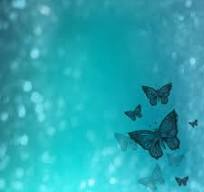
#> input picture test/download.jpg, 204 x 192 px
$ python matplottest.py
#> lines starting #> are read from the running program, lines starting #| are printed output that depends on the picture
# import the necessary packages
from matplotlib import pyplot as plt
import cv2
# load the image, convert it to grayscale, and show it
image = cv2.imread("download.jpg")
#> image is the input picture: shape (192, 204, 3); mean B, G, R 177.4, 165.5, 41.5
gray = cv2.cvtColor(image, cv2.COLOR_BGR2GRAY)
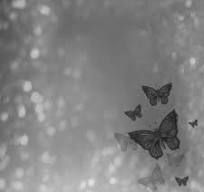
#> gray: shape (192, 204); min 26, max 226, mean 129.8
cv2.imshow("Image", image)
cv2.imshow("Gray", gray)
cv2.waitKey(0)
# construct a grayscale histogram
hist = cv2.calcHist([gray], [0], None, [256], [0, 256])
#> hist = 256 values, max 994 at index 115, min 0 at index 0, mean 153
# plot the histogram
plt.figure()
plt.title("Grayscale Histogram")
plt.xlabel("Bins")
plt.ylabel("# of Pixels")
plt.plot(hist)
plt.xlim([0, 256])
plt.show()
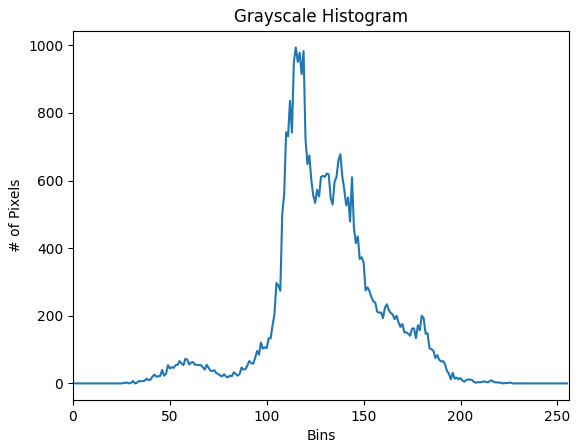
#> figure drawn by matplotlib, 1 panel; curve peaks at x = 115, y = 994
cv2.waitKey(0)
